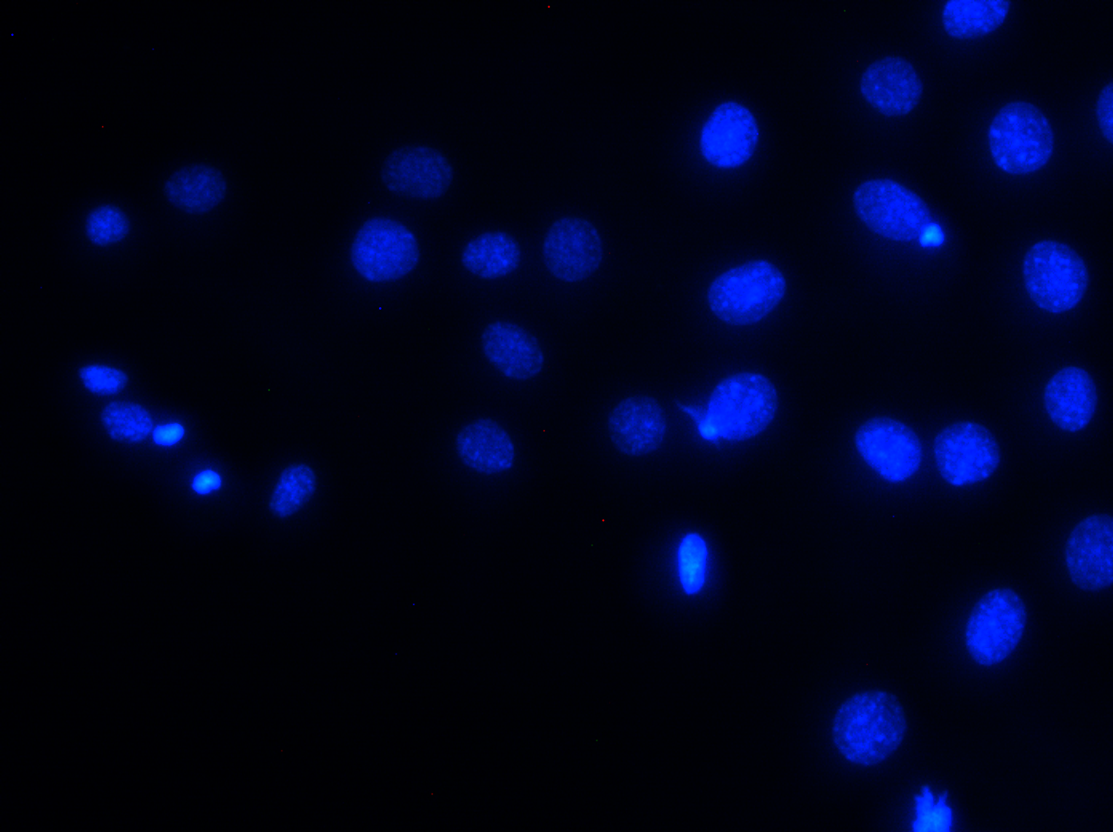
#> input picture data/-1_image_BGR- Blue.tif_scaled_down.tif, 1113 x 832 px, given in place of 2_Blue.tif, which was not available
$ python region_growing_fink.py
#> lines starting #> are read from the running program, lines starting #| are printed output that depends on the picture; after the words box and inside, x2 and y2 are one past the last pixel; in counts of white or black regions, pixels touching at a corner belong together; long printed decimals are rounded; pictures that were not available may be replaced by others from this repository, and a replacement may not be noted
# Region Growing Elaine Fink

# Anleitung zur Installation für Teammitglieder
# Stelle sicher, dass Python installiert ist (empfohlen: Python 3.8 oder neuer).
# Installiere die benötigten Bibliotheken mit folgendem Befehl:
# pip install opencv-python-headless scikit-image matplotlib numpy

# Import der notwendigen Bibliotheken
import os
import cv2
import numpy as np
import numpy.ma as ma
from skimage import io, filters, measure, morphology, color
import matplotlib.pyplot as plt
from skimage.filters import threshold_local

# Funktion zur Anzeige von Bildern
def show_image(image, title, cmap="gray"):
    plt.imshow(image, cmap=cmap)
    plt.title(title)
    plt.axis("off")
    plt.show()

# 1. Bild laden
def load_image(path):
    image = io.imread(path)
    if len(image.shape) == 3:  # Falls das Bild RGB ist, in Graustufen umwandeln
        image = color.rgb2gray(image)
    #show_image(image, "Original Image")
    return image

# 2. Vorverarbeitung
def preprocess_image(image):
    # Gaussian Blur zur Rauschreduzierung
    blurred = cv2.GaussianBlur(image, (5, 5), 0)
    #show_image(blurred, "Blurred Image")
    return blurred

# 3. Schwellenwertsetzung
def threshold_image(image):
    # Otsu-Schwellenwert bestimmen
    threshold = filters.threshold_otsu(image)
    binary_image = image > threshold
    #show_image(binary_image, "Thresholded Image")
    return binary_image

# 4. Region Growing (Flood Fill mit connectedComponents)
def region_growing(binary_image):
    # Connected Components finden
    num_labels, labels = cv2.connectedComponents(binary_image.astype("uint8"))
    #show_image(labels, "Connected Components", cmap="nipy_spectral")
    return labels

# 5. Analyse der Regionen
def analyze_regions(labels):
    # Regionen finden und analysieren
    regions = measure.regionprops(labels)
    print("Region Properties:")
    for region in regions:
        print(f"Region center: {region.centroid}, Area: {region.area}")

    # Berechne den Durchschnittswert der Flächen
    areas = [region.area for region in regions]
    avg_area = np.mean(areas) if areas else 0  # Falls keine Regionen existieren

    # Setze das Minimum als 10 % des Durchschnitts
    min_area = 0.1 * avg_area

    print(f"Durchschnittliche Regionengröße: {avg_area:.2f}, Minimum für Filterung: {min_area:.2f}")

    # Erstelle ein neues Label-Bild, das nur große Regionen enthält
    filtered_labels = np.zeros_like(labels)

    print("Filtered Region Properties:")
    for region in regions:
        if region.area >= min_area:
            filtered_labels[labels == region.label] = region.label
            print(f"Region center: {region.centroid}, Area: {region.area}")

    #show_image(filtered_labels, "Filtered Regions", cmap="nipy_spectral")
    return filtered_labels

# Erstellen der Maske
def create_bitmask(filtered_labels):# <class 'numpy.ndarray'>
    #Create boolean mask where region labels > 0; mask with True for region pixels, False for background
    boolean_mask = filtered_labels > 0
    #Convert boolean mask to integer mask
    bitmask = boolean_mask.astype(np.uint8)
    ##show_image(bitmask, "Binary Bitmask", cmap="gray")
    return bitmask

# Maske anwenden
def apply_bitmask(bitmask):
    #bitmask auf 3Dimensionen erweitern damit auf Farbkanal gelegt werden kann
    mask_3d = np.repeat(bitmask[:, :, np.newaxis], 3, axis=2)

    rgb_image = io.imread("output/test_masking/2_Red.tif")
    # Bild maskieren
    masked_image = np.ma.array(rgb_image, mask=mask_3d==0)
    # Unsichtbare Bereiche auf Schwarz setzen
    final_image = masked_image.filled(0).astype(np.uint8)
    ##show_image(final_image, "Final Masked Image")
    return final_image

# 6. Ergebnisse speichern
# Funktioniert noch nicht ganz
def save_results(labels, output_path):
    io.imsave(output_path, labels.astype("uint16"))
    print(f"Segmented image saved to {output_path}")

    # Geladenes Label-Bild anzeigen
    labels = io.imread(output_path)
    # [7 lines of commented-out code are left out]
    print(f"Min pixel value: {labels.min()}, Max pixel value: {labels.max()}")

    # Vergleich verschiedener Threshold-Methoden
def compare_threshold_methods(image):
    methods = {
        "Otsu": filters.threshold_otsu,
        "Yen": filters.threshold_yen,
        "Li": filters.threshold_li,
        "Triangle": filters.threshold_triangle,
        "Adaptive (local)": lambda img: threshold_local(img, block_size=35)
    }

    plt.figure(figsize=(15, 6))
    binary_images = {}

    for i, (name, method) in enumerate(methods.items()):
        if name == "Adaptive (local)":
            thresholded = image > method(image)
        else:
            threshold_value = method(image)
            thresholded = image > threshold_value

        binary_images[name] = thresholded

        plt.subplot(2, 3, i+1)
        plt.imshow(thresholded, cmap="gray")
        plt.title(name)
        plt.axis("off")

    plt.tight_layout()
    plt.show()

    # Analyse der Flächen
    print("\nRegion-Flächen (in Pixel):")
    for name, binary in binary_images.items():
        labeled = measure.label(binary)
        props = measure.regionprops(labeled)
        total_area = sum([r.area for r in props])
        print(f"{name}: {total_area}")


def show_results_grid(images, titles, cols=3, figsize=(15, 10), cmap="gray"):
    rows = int(np.ceil(len(images) / cols))
    fig, axs = plt.subplots(rows, cols, figsize=figsize)
    axs = axs.ravel()

    for i in range(len(images)):
        img = images[i]
        if img.ndim == 2:  # Graustufen oder Labels
            axs[i].imshow(img, cmap=cmap)
        else:  # RGB oder RGBA
            axs[i].imshow(img)
        axs[i].set_title(titles[i])
        axs[i].axis("off")

    # Leere Felder verstecken
    for i in range(len(images), len(axs)):
        axs[i].axis("off")

    plt.tight_layout()
    plt.show()

def load_manual_bitmask(manual_mask_path):
    if not os.path.exists(manual_mask_path):
        raise FileNotFoundError(f"Manual mask not found: {manual_mask_path}")

    manual_mask = io.imread(manual_mask_path)

    # Wenn Bild 4 Kanäle hat (RGBA), nur Helligkeit verwenden
    if manual_mask.ndim == 3:
        if manual_mask.shape[2] == 4:
            # Alpha-Kanal ignorieren oder Helligkeit aus RGB berechnen
            manual_mask = color.rgb2gray(manual_mask[:, :, :3])
        else:
            manual_mask = color.rgb2gray(manual_mask)

    binary_mask = manual_mask > 0.5
    bitmask = binary_mask.astype(np.uint8)
    #show_image(bitmask, "Manual Bitmask", cmap="gray")
    return bitmask

# Hauptprogramm
def main():
    # Pfad zum Eingabebild
    # good examples: data/Ex 3 day 02-1_image_BGR- Blue.tif, data/Ex 3 day 09-1_image_BGR- Blue.tif
    input_path = "output/test_masking/2_Blue.tif"
    output_path = "output/segmented_image.tif"
    manual_mask_path = "output/test_masking/2_manual_bitmask.png"

    # Speicherliste für Anzeige
    images = []
    titles = []

    # Workflow
    image = load_image(input_path)
#> in load_image, image is the input picture: shape (832, 1113, 3); mean R, G, B 0, 3.7, 28.8
    images.append(image)
    titles.append("Original Image in Grayscale")

    preprocessed_image = preprocess_image(image)

    compare_threshold_methods(preprocessed_image)
#> the loop in compare_threshold_methods, `for i, (name, method) in enumerate(methods.items()):` made 5 passes
#> threshold_value on passes 1 to 4: 0.0659, 0.205, 0.0388, 0.0336
#> pass 1, in compare_threshold_methods, `thresholded = image > threshold_value`:
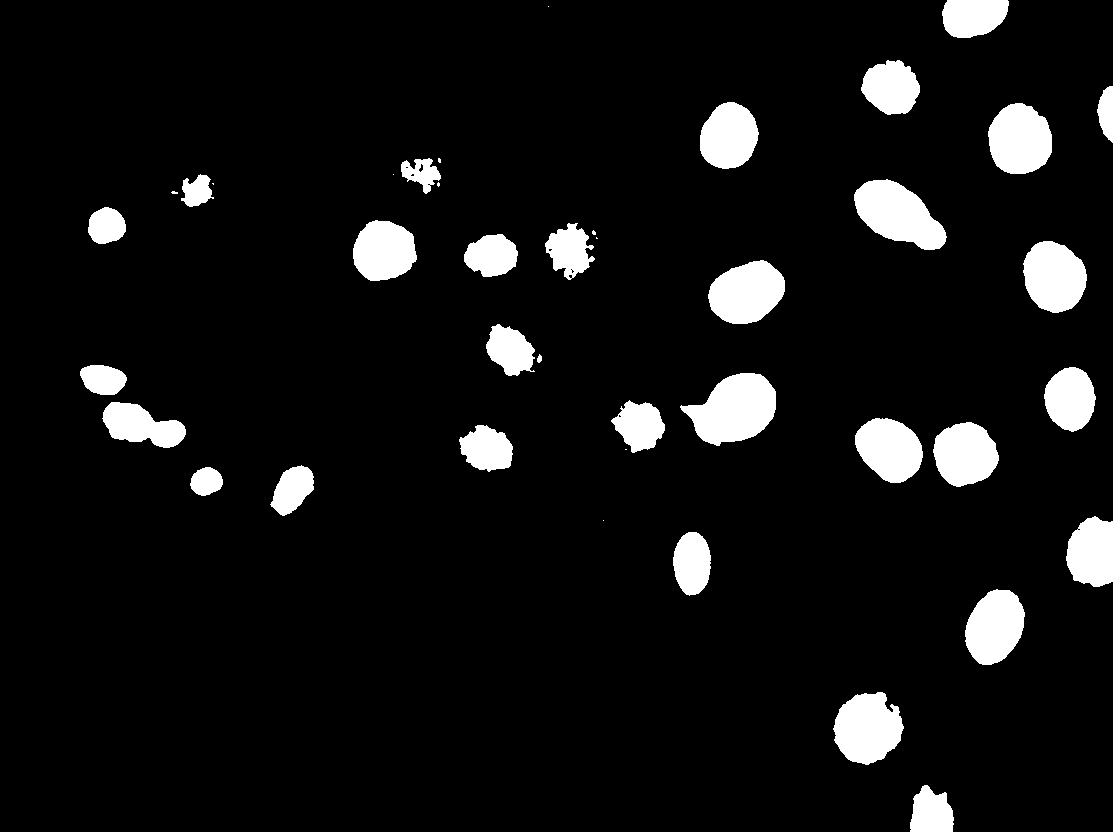
#> thresholded: shape (832, 1113) bool; 7.5% white; 41 white regions (10 under 20 px), largest, box (x1, y1, x2, y2) and area: (680, 373, 776, 446) 4525, (854, 179, 947, 250) 4065, (833, 692, 904, 765) 3751
#> after the loop in compare_threshold_methods, `for i, (name, method) in enumerate(methods.items()):`: binary_images = 5 items
#> in compare_threshold_methods, `plt.show()`:
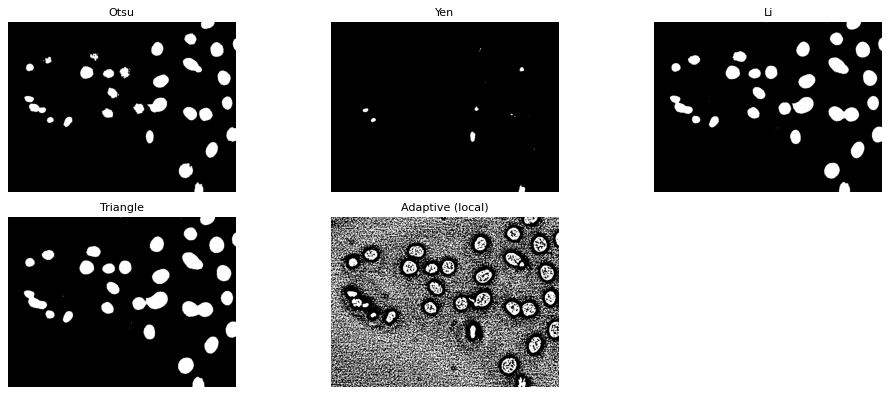
#> figure drawn by matplotlib, 5 panels
#> the loop in compare_threshold_methods, `for name, binary in binary_images.items():` made 5 passes
#> (name, total_area) on passes 1 to 4: ('Otsu', 69711), ('Yen', 3170), ('Li', 92304), ('Triangle', 99813)
#> (name, props, total_area) on pass 5: ('Adaptive (local)', 4296 regions, 387236)
#| Otsu: 69711.0
#| Yen: 3170.0
#| Li: 92304.0
#| Triangle: 99813.0
#| Adaptive (local): 387236.0
#> after the loop in compare_threshold_methods, `for name, binary in binary_images.items():`:
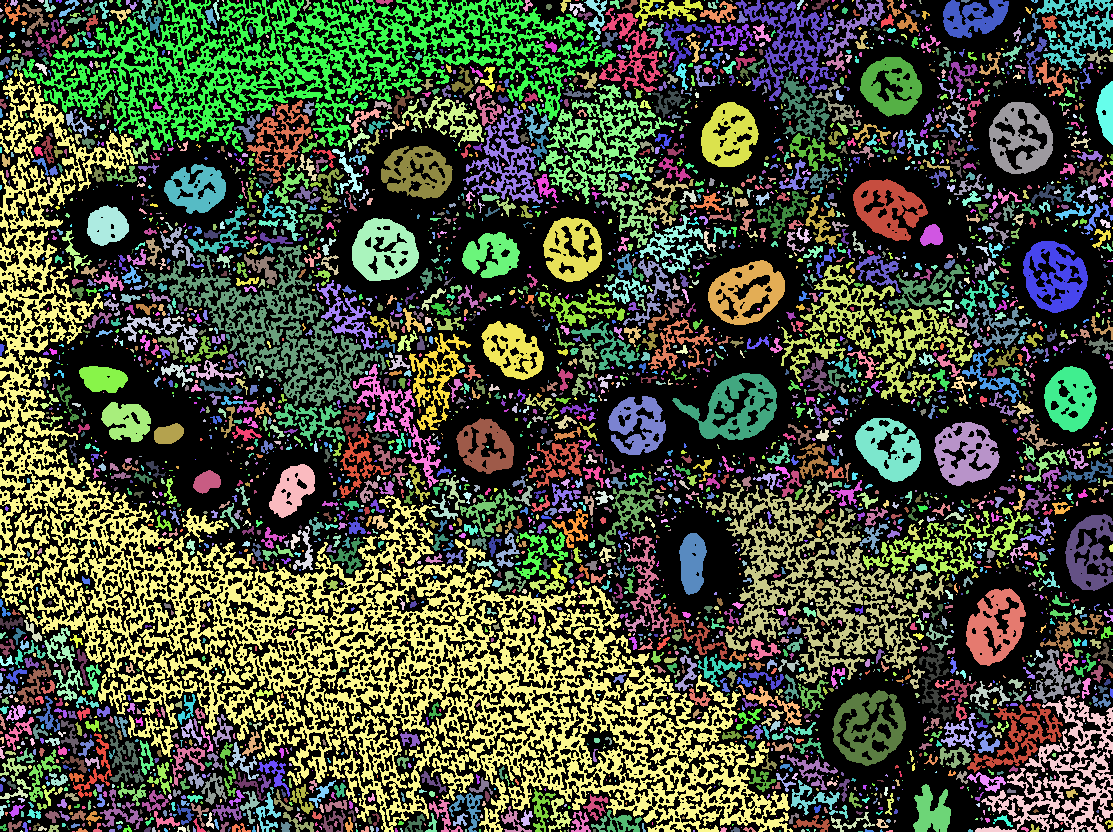
#> labeled: shape (832, 1113) int32; 4297 distinct labels, from 0 to 4296; one colour per label, 0 black

    binary_image = threshold_image(preprocessed_image)
#> in threshold_image, `threshold = filters.threshold_otsu(image)`: threshold = 0.0659
    labels = region_growing(binary_image)
#> in region_growing, `num_labels, labels = cv2.connectedComponents(binary_image.astype("uint..`: labels: shape (832, 1113) int32; 42 distinct labels, from 0 to 41
#> in region_growing, `num_labels, labels = cv2.connectedComponents(binary_image.astype("uint..`: num_labels = 42
    filtered_labels = analyze_regions(labels)
#> in analyze_regions, `regions = measure.regionprops(labels)`: regions = 41 regions; largest, box (x1, y1, x2, y2) and area: (680, 373, 776, 446) 4525, (854, 179, 947, 250) 4065, (833, 692, 904, 765) 3751, (708, 260, 785, 324) 3621, (988, 103, 1052, 174) 3572
#> the loop in analyze_regions, `for region in regions:` made 41 passes
#| Region center: (16.327, 972.938), Area: 2087.0
#| Region center: (6.0, 548.0), Area: 1.0
#| Region center: (87.104, 890.829), Area: 2377.0
#| Region center: (112.292, 1106.187), Area: 647.0
#| Region center: (135.933, 728.518), Area: 3012.0
#| Region center: (139.217, 1019.457), Area: 3572.0
#| Region center: (172.806, 420.994), Area: 774.0
#| Region center: (160.0, 439.0), Area: 13.0
#> (further printed lines are left out)
#> in analyze_regions, `areas = [region.area for region in regions]`: areas = 41 values, max 4525 at index 26, min 1 at index 1, mean 1700.3
#> in analyze_regions, `avg_area = np.mean(areas) if areas else 0`: avg_area = 1700.3
#> in analyze_regions, `min_area = 0.1 * avg_area`: min_area = 170
#| Durchschnittliche Regionengröße: 1700.27, Minimum für Filterung: 170.03
#> after the loop in analyze_regions, `for region in regions:`: filtered_labels: shape (832, 1113) int32; 31 distinct labels, from 0 to 41
    bitmask = create_bitmask (filtered_labels)
    manual_bitmask = load_manual_bitmask(manual_mask_path)
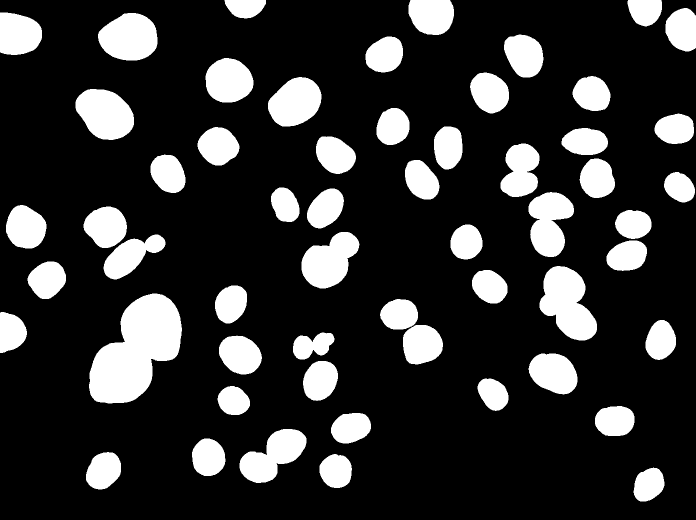
#> input picture output/test_masking/2_manual_bitmask.png, 1392 x 1040 px (shown at 1/2 size)
#> in load_manual_bitmask, manual_mask is the input picture: shape (1040, 1392, 4); mean R, G, B, A 50.4, 50.4, 50.4, 255
#> in load_manual_bitmask, `manual_mask = color.rgb2gray(manual_mask[:, :, :3])`: manual_mask: shape (1040, 1392) float64; values 0 (black) and 1 (white), 19.7% white; 56 white regions, largest, box (x1, y1, x2, y2) and area: (178, 587, 364, 807) 25145, (1079, 532, 1194, 681) 10902, (151, 178, 268, 280) 8811

    masked_image = apply_bitmask(bitmask)
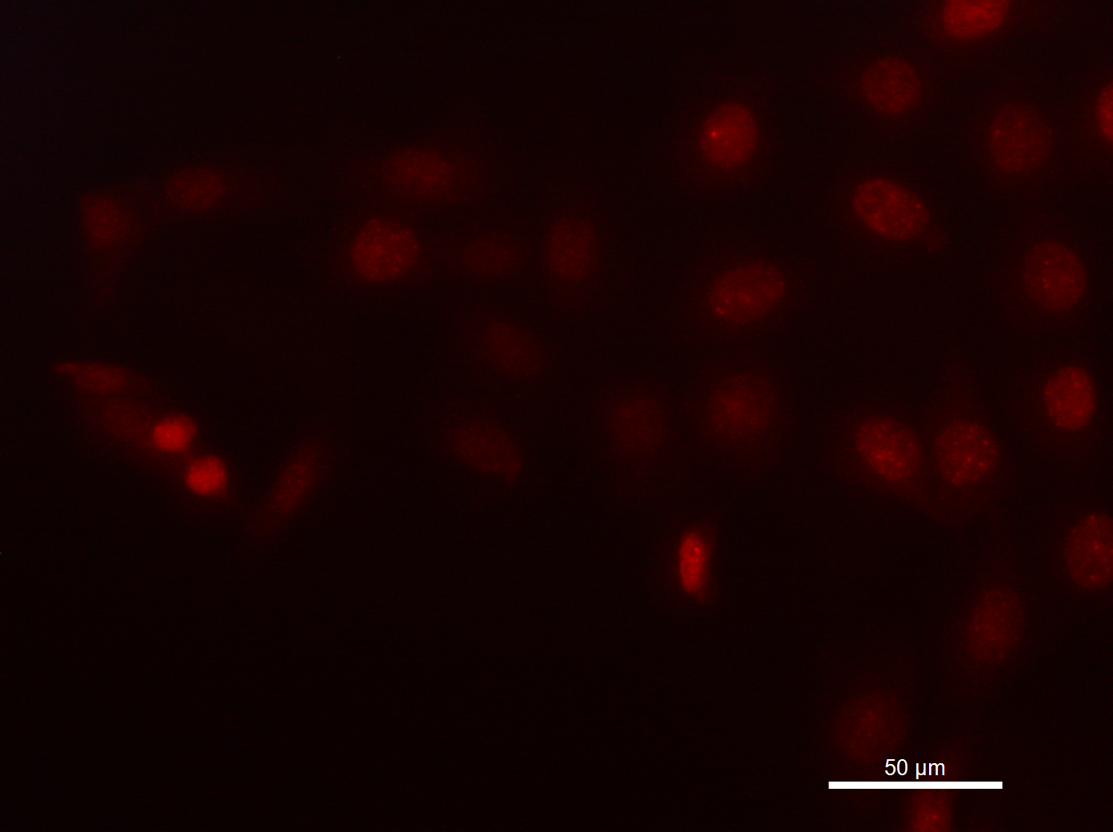
#> input picture data/-1_image_BGR- Red.tif_scaled_down.tif, 1113 x 832 px, given in place of 2_Red.tif, which was not available
#> in apply_bitmask, rgb_image is the input picture: shape (832, 1113, 3); mean R, G, B 23.1, 1.4, 1.2
    images.append(masked_image)
    titles.append("Masked Image")

    show_results_grid(images, titles, cols=3, cmap="gray")
#> in show_results_grid, `rows = int(np.ceil(len(images) / cols))`: rows = 1
#> the loop in show_results_grid, `for i in range(len(images)):` made 2 passes
#> the loop in show_results_grid, `for i in range(len(images), len(axs)):` made 1 pass
#> i on pass 1: 2

    save_results(filtered_labels, output_path)
#> in save_results, `io.imsave(output_path, labels.astype("uint16"))`:
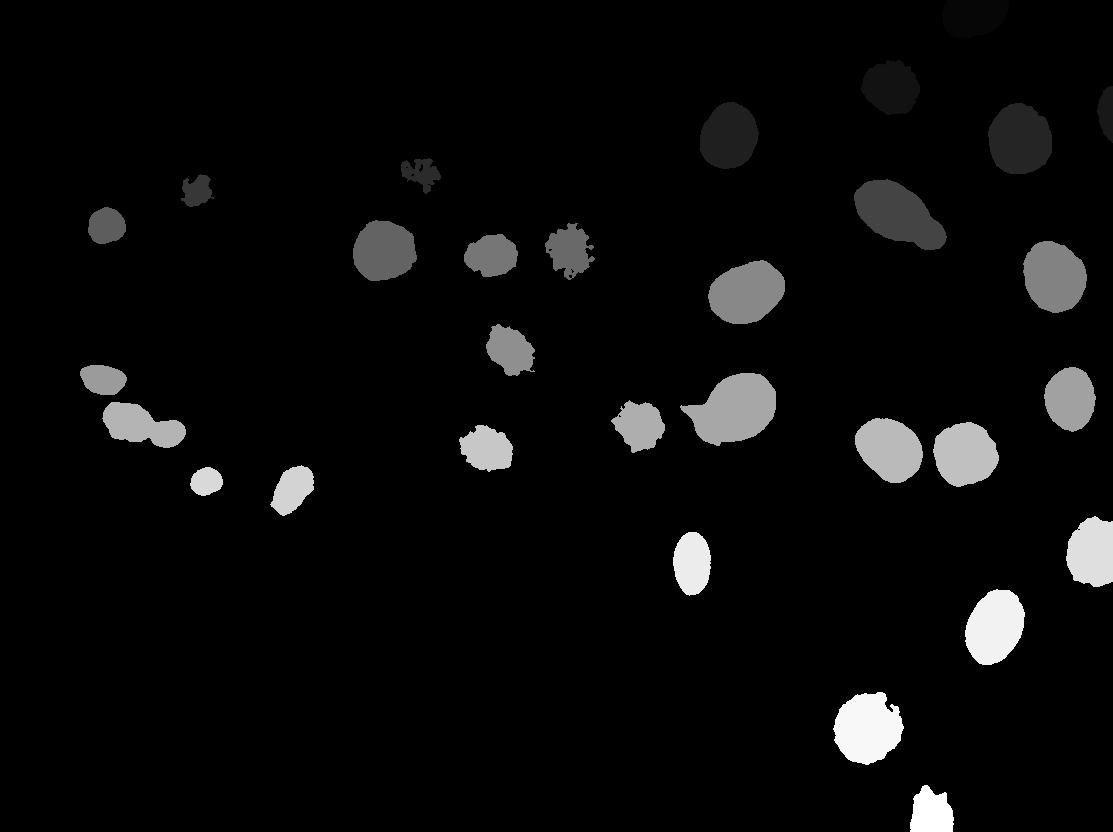
#> saved as segmented_image.tif: shape (832, 1113) uint16; min 0, max 41, mean 1.7; drawn with min black and max white
#| Min pixel value: 0, Max pixel value: 41

main()
